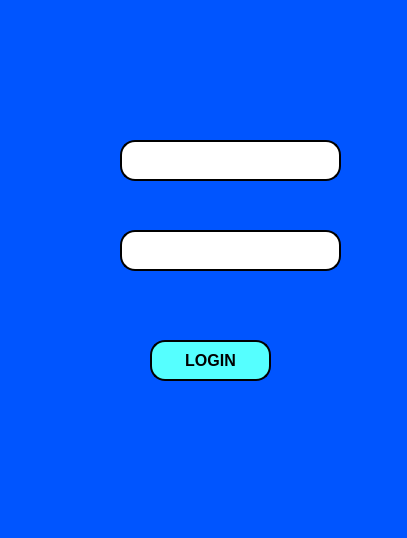
<?xml version="1.0" encoding="UTF-8"?>
<ui version="4.0">
 <class>MainWindow</class>
 <widget class="QMainWindow" name="MainWindow">
  <property name="geometry">
   <rect>
    <x>0</x>
    <y>0</y>
    <width>407</width>
    <height>538</height>
   </rect>
  </property>
  <property name="windowTitle">
   <string>MainWindow</string>
  </property>
  <property name="styleSheet">
   <string notr="true">background-color: rgb(0, 85, 255);</string>
  </property>
  <widget class="QWidget" name="centralwidget">
   <widget class="QLineEdit" name="lineEditLogin">
    <property name="geometry">
     <rect>
      <x>120</x>
      <y>140</y>
      <width>221</width>
      <height>41</height>
     </rect>
    </property>
    <property name="styleSheet">
     <string notr="true">background-color: rgb(255, 255, 255);
border-radius:15px;
border-style:outset;
border-width:2px;</string>
    </property>
   </widget>
   <widget class="QLineEdit" name="lineEditSenha">
    <property name="geometry">
     <rect>
      <x>120</x>
      <y>230</y>
      <width>221</width>
      <height>41</height>
     </rect>
    </property>
    <property name="styleSheet">
     <string notr="true">background-color: rgb(255, 255, 255);
border-radius:15px;
border-style:outset;
border-width:2px;</string>
    </property>
   </widget>
   <widget class="QLabel" name="user">
    <property name="geometry">
     <rect>
      <x>80</x>
      <y>140</y>
      <width>51</width>
      <height>41</height>
     </rect>
    </property>
    <property name="text">
     <string/>
    </property>
    <property name="pixmap">
     <pixmap>user.png</pixmap>
    </property>
   </widget>
   <widget class="QLabel" name="cadeado">
    <property name="geometry">
     <rect>
      <x>80</x>
      <y>230</y>
      <width>47</width>
      <height>31</height>
     </rect>
    </property>
    <property name="text">
     <string/>
    </property>
    <property name="pixmap">
     <pixmap>senha.png</pixmap>
    </property>
   </widget>
   <widget class="QPushButton" name="btnLogin">
    <property name="geometry">
     <rect>
      <x>150</x>
      <y>340</y>
      <width>121</width>
      <height>41</height>
     </rect>
    </property>
    <property name="font">
     <font>
      <pointsize>12</pointsize>
      <weight>75</weight>
      <bold>true</bold>
     </font>
    </property>
    <property name="styleSheet">
     <string notr="true">background-color: rgb(85, 255, 255);
border-style:Outset;
border-radius:15px;
border-width:2px;
border-color:black;</string>
    </property>
    <property name="text">
     <string>LOGIN</string>
    </property>
   </widget>
   <widget class="QLabel" name="labelError">
    <property name="geometry">
     <rect>
      <x>90</x>
      <y>290</y>
      <width>241</width>
      <height>21</height>
     </rect>
    </property>
    <property name="font">
     <font>
      <pointsize>12</pointsize>
     </font>
    </property>
    <property name="styleSheet">
     <string notr="true">color: rgb(255, 255, 127);</string>
    </property>
    <property name="text">
     <string/>
    </property>
   </widget>
   <zorder>cadeado</zorder>
   <zorder>user</zorder>
   <zorder>lineEditLogin</zorder>
   <zorder>lineEditSenha</zorder>
   <zorder>btnLogin</zorder>
   <zorder>labelError</zorder>
  </widget>
  <widget class="QMenuBar" name="menubar">
   <property name="geometry">
    <rect>
     <x>0</x>
     <y>0</y>
     <width>407</width>
     <height>21</height>
    </rect>
   </property>
  </widget>
  <widget class="QStatusBar" name="statusbar"/>
 </widget>
 <resources/>
 <connections/>
</ui>
